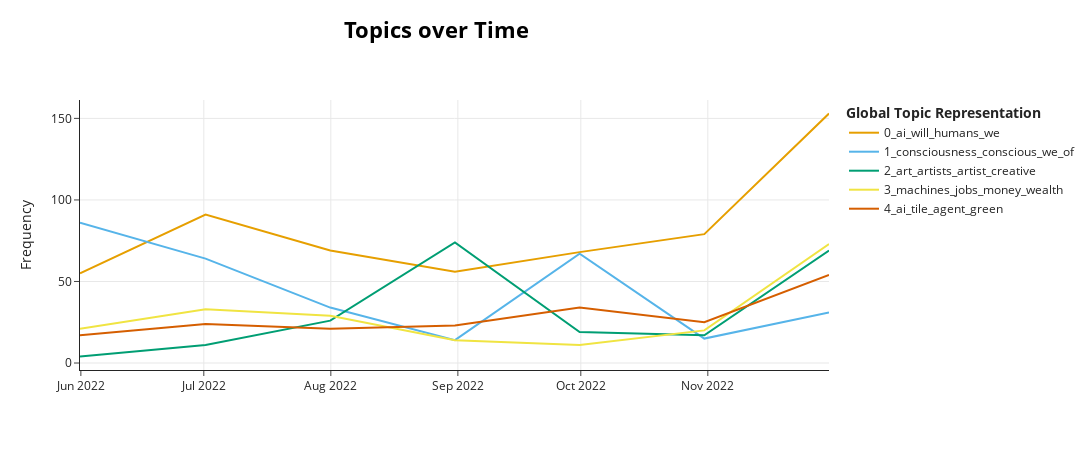

Write notebook code for a chart like this one.
### Code cell
# model.visualize_topics()
# model.get_topic_info()

new_topic_labels = {
    0: "AI and Humanity",
    1: "Creative Arts with AI",
    2: "Learning with AI",
    3: "Music and AI",
    4: "AI in Jobs and Economy",
    5: "AI Research Discussions",
    6: "Question-Answer Systems",
    7: "AGI and Future",
    8: "Chatbots and Conversations",
    9: "Stable Diffusion and AI Art",
}


topics_over_time = model.topics_over_time(comments['body'], comments['date'], nr_bins=7, datetime_format='%d, %m, %Y')
model.set_topic_labels(new_topic_labels)

model.visualize_topics_over_time(topics_over_time, top_n_topics=5)

# model.visualize_topics_over_time(topics_over_time, top_n_topics=10)

### Figure 1 — Plotly figure (JSON) as saved in the notebook; plotly's stock layout.template omitted (floating-point values rounded to 4 significant figures)
{"data": [{"hoverinfo": "text", "hovertext": ["<b>Topic 0</b><br>Words: ai, humans, us, we, will", "<b>Topic 0</b><br>Words: ai, will, system, humans, we", "<b>Topic 0</b><br>Words: ai, we, us, will, humans", "<b>Topic 0</b><br>Words: ai, humans, we, will, world", "<b>Topic 0</b><br>Words: ai, automation, will, humans, transportation", "<b>Topic 0</b><br>Words: ai, humans, will, we, be", "<b>Topic 0</b><br>Words: ai, will, humans, we, be"], "marker": {"color": "#E69F00"}, "mode": "lines", "name": "0_ai_will_humans_we", "type": "scatter", "x": ["2022-05-31T18:53:16.800000", "2022-07-01T10:17:08.571428", "2022-07-31T20:34:17.142857", "2022-08-31T06:51:25.714285", "2022-09-30T17:08:34.285714", "2022-10-31T03:25:42.857142", "2022-11-30T13:42:51.428571"], "y": [55, 91, 69, 56, 68, 79, 153]}, {"hoverinfo": "text", "hovertext": ["<b>Topic 1</b><br>Words: consciousness, conscious, we, nonlocal, of", "<b>Topic 1</b><br>Words: consciousness, conscious, we, our, of", "<b>Topic 1</b><br>Words: conscious, consciousness, inner, we, think", "<b>Topic 1</b><br>Words: consciousness, conscious, we, thought, subconscious", "<b>Topic 1</b><br>Words: consciousness, conscious, we, is, of", "<b>Topic 1</b><br>Words: consciousness, conscious, deterministic, perception, tngs", "<b>Topic 1</b><br>Words: consciousness, conscious, brain, physical, as"], "marker": {"color": "#56B4E9"}, "mode": "lines", "name": "1_consciousness_conscious_we_of", "type": "scatter", "x": ["2022-05-31T18:53:16.800000", "2022-07-01T10:17:08.571428", "2022-07-31T20:34:17.142857", "2022-08-31T06:51:25.714285", "2022-09-30T17:08:34.285714", "2022-10-31T03:25:42.857142", "2022-11-30T13:42:51.428571"], "y": [86, 64, 34, 14, 67, 15, 31]}, {"hoverinfo": "text", "hovertext": ["<b>Topic 2</b><br>Words: experiences, art, insane, outcome, ourselves", "<b>Topic 2</b><br>Words: art, chess, better, artists, time", "<b>Topic 2</b><br>Words: art, artists, digital, will, artist", "<b>Topic 2</b><br>Words: art, artists, artist, painting, will", "<b>Topic 2</b><br>Words: art, artists, talent, artist, people", "<b>Topic 2</b><br>Words: art, chess, creative, creativity, lifelike", "<b>Topic 2</b><br>Words: art, artists, creative, artist, people"], "marker": {"color": "#009E73"}, "mode": "lines", "name": "2_art_artists_artist_creative", "type": "scatter", "x": ["2022-05-31T18:53:16.800000", "2022-07-01T10:17:08.571428", "2022-07-31T20:34:17.142857", "2022-08-31T06:51:25.714285", "2022-09-30T17:08:34.285714", "2022-10-31T03:25:42.857142", "2022-11-30T13:42:51.428571"], "y": [4, 11, 26, 74, 19, 17, 69]}, {"hoverinfo": "text", "hovertext": ["<b>Topic 3</b><br>Words: utopia, money, machines, amount, jobs", "<b>Topic 3</b><br>Words: wealth, money, jobs, prices, society", "<b>Topic 3</b><br>Words: jobs, machines, money, printers, people", "<b>Topic 3</b><br>Words: horses, technology, tech, insane, fuck", "<b>Topic 3</b><br>Words: trades, making, progress, corporations, push", "<b>Topic 3</b><br>Words: starve, crop, society, 30, machines", "<b>Topic 3</b><br>Words: machines, jobs, labor, wealth, work"], "marker": {"color": "#F0E442"}, "mode": "lines", "name": "3_machines_jobs_money_wealth", "type": "scatter", "x": ["2022-05-31T18:53:16.800000", "2022-07-01T10:17:08.571428", "2022-07-31T20:34:17.142857", "2022-08-31T06:51:25.714285", "2022-09-30T17:08:34.285714", "2022-10-31T03:25:42.857142", "2022-11-30T13:42:51.428571"], "y": [21, 33, 29, 14, 11, 20, 73]}, {"hoverinfo": "text", "hovertext": ["<b>Topic 4</b><br>Words: ai, showing, gard, trainedfed, nate", "<b>Topic 4</b><br>Words: pin, unpinned, clips, deleted, clip", "<b>Topic 4</b><br>Words: green, color, fruit, pea, pineapple", "<b>Topic 4</b><br>Words: tile, agent, grid, clean, dirty", "<b>Topic 4</b><br>Words: ai, how, works, we, methods", "<b>Topic 4</b><br>Words: ai, folks, hahahahahaha, dangai, courtesies", "<b>Topic 4</b><br>Words: ai, knows, bulls, target, hit"], "marker": {"color": "#D55E00"}, "mode": "lines", "name": "4_ai_tile_agent_green", "type": "scatter", "x": ["2022-05-31T18:53:16.800000", "2022-07-01T10:17:08.571428", "2022-07-31T20:34:17.142857", "2022-08-31T06:51:25.714285", "2022-09-30T17:08:34.285714", "2022-10-31T03:25:42.857142", "2022-11-30T13:42:51.428571"], "y": [17, 24, 21, 23, 34, 25, 54]}], "layout": {"height": 450, "hoverlabel": {"bgcolor": "white", "font": {"family": "Rockwell", "size": 16}}, "legend": {"title": {"text": "<b>Global Topic Representation"}}, "title": {"font": {"color": "Black", "size": 22}, "text": "<b>Topics over Time</b>", "x": 0.4, "xanchor": "center", "y": 0.95, "yanchor": "top"}, "width": 1250, "xaxis": {"showgrid": true}, "yaxis": {"showgrid": true, "title": {"text": "Frequency"}}}}
